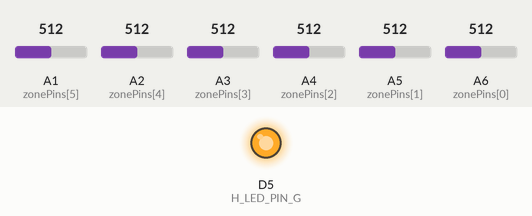
Simulated run of this sketch. Board: Arduino Nano 33 IoT. On the bench: output pins drawn as LEDs (lit = HIGH). Inputs (shaded band) come from the test bench; at power-on: A1 (zonePins[5]) = 512, A2 (zonePins[4]) = 512, A3 (zonePins[3]) = 512, A4 (zonePins[2]) = 512, A5 (zonePins[1]) = 512, A6 (zonePins[0]) = 512. Nothing arrives over Bluetooth unless stated; a phone connects over Bluetooth LE 3 s after start; what the sketch prints to the serial monitor is not drawn.

Above: at 0.1 s.
Timing chart, 0 to 1.6 s (numbered marks = the images above):
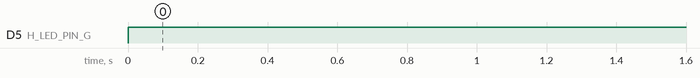

The sketch:

hardware.ino
```cpp
#include <ArduinoBLE.h>

// Define the 6 analog pins used for the zones
const int zonePins[6] = {A6, A5, A4, A3, A2, A1}; // A1 is zone 6... A2 is zone 5 so on
const int numZones = 6;

// const int zonePins[2] = {A0, A2};
// const int numZones = 2;

// Set a threshold to ignore minor electrical noise when no pressure is applied.
// Adjust this number up or down depending on your specific voltage divider.
const int threshold = 75;

//LED digital out pin
// const int LED_PIN_G = 2;
// const int LED_PIN_B = 3;
// const int LED_PIN_R = 4;
const int H_LED_PIN_G = 5;
const int H_LED_PIN_R = 6;
const int H_LED_PIN_B = 7;

const int button1 = 8;
const int kill_switch = 9; //kill
const int interrupt_1 = 10;

// ----------- BLE Setup -----------
BLEService fsrService("4fafc201-1fb5-459e-8fcc-c5c9c331914b");
BLEStringCharacteristic fsrCharacteristic(
  "beb5483e-36e1-4688-b7f5-ea07361b26a8",
  BLERead | BLENotify,
  100
);

int loop_delay = 1; //in ms
int light_timer = 0;

// ----------- Timing Control -----------
unsigned long lastBLEsend = 0;
const int BLE_INTERVAL = 100; // ms → ~50 Hz BLE updates

String dataString = "";

void setup() {
  Serial.begin(9600);
  Serial.println("FSR Zone Monitoring Started...");

  // pinMode(LED_PIN_R, OUTPUT);
  // pinMode(LED_PIN_G, OUTPUT);
  pinMode(H_LED_PIN_G, OUTPUT);

  // ----------- BLE INIT -----------
  if (!BLE.begin()) {
    Serial.println("Starting BLE failed!");
    while (1);
  }

  BLE.setLocalName("FSR_Reader");
  BLE.setAdvertisedService(fsrService);

  fsrService.addCharacteristic(fsrCharacteristic);
  BLE.addService(fsrService);

  fsrCharacteristic.writeValue("Waiting...");

  BLE.advertise();
  Serial.println("BLE FSR Reader Ready...");
}

void loop() {

  // This keeps BLE stack alive (IMPORTANT)
  BLE.poll();

  // LED timing control
  if(light_timer <= 0){
    digitalWrite(H_LED_PIN_G, LOW); // led off
    light_timer = 0;
  }
  if(light_timer > 0){
    light_timer -= loop_delay;
  }

  //dataString = "";

  // ----------- FAST ANALOG POLLING -----------
  for (int i = 0; i < numZones; i++) {

    int forceValue = analogRead(zonePins[i]);

    if (forceValue > threshold) {
      Serial.print("Zone ");
      Serial.print(i + 1);
      Serial.print(": ");
      Serial.println(forceValue);

      dataString += "Zone ";
      dataString += String(i + 1);
      dataString += ": ";
      dataString += String(forceValue);
      dataString += "\n";

      digitalWrite(H_LED_PIN_G, HIGH); //led on
      light_timer = 1000; // 1s
    }
  }

  // ----------- THROTTLED BLE SEND -----------
  if (millis() - lastBLEsend >= BLE_INTERVAL) {
    lastBLEsend = millis();

    if (BLE.connected() && dataString.length() > 0) {
      fsrCharacteristic.writeValue(dataString);
      dataString = ""; // ← KEY FIX

    }
  }

  delay(loop_delay);
}
```

Measured:
- by itself, D5 (H_LED_PIN_G): LOW → HIGH at 0.00 s
